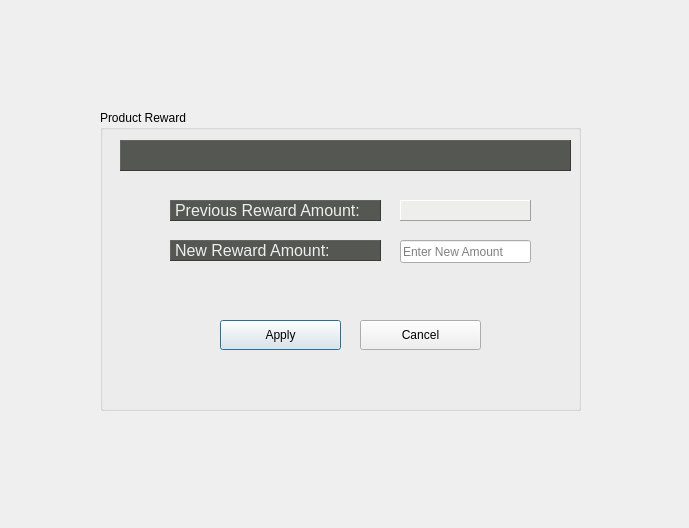
<?xml version="1.0" encoding="UTF-8"?>
<ui version="4.0">
 <class>ProductRewardEditor</class>
 <widget class="QDialog" name="ProductRewardEditor">
  <property name="geometry">
   <rect>
    <x>0</x>
    <y>0</y>
    <width>689</width>
    <height>528</height>
   </rect>
  </property>
  <property name="windowTitle">
   <string>Dialog</string>
  </property>
  <widget class="QGroupBox" name="groupBox">
   <property name="geometry">
    <rect>
     <x>100</x>
     <y>110</y>
     <width>481</width>
     <height>301</height>
    </rect>
   </property>
   <property name="title">
    <string>Product Reward</string>
   </property>
   <widget class="QLabel" name="lbl_first_name">
    <property name="geometry">
     <rect>
      <x>70</x>
      <y>90</y>
      <width>211</width>
      <height>21</height>
     </rect>
    </property>
    <property name="font">
     <font>
      <pointsize>12</pointsize>
     </font>
    </property>
    <property name="styleSheet">
     <string notr="true">background-color: rgb(85, 87, 83);
color: rgb(238, 238, 236);</string>
    </property>
    <property name="frameShape">
     <enum>QFrame::Panel</enum>
    </property>
    <property name="frameShadow">
     <enum>QFrame::Raised</enum>
    </property>
    <property name="text">
     <string>Previous Reward Amount:</string>
    </property>
   </widget>
   <widget class="QPushButton" name="btnApply">
    <property name="geometry">
     <rect>
      <x>120</x>
      <y>210</y>
      <width>121</width>
      <height>30</height>
     </rect>
    </property>
    <property name="text">
     <string>Apply</string>
    </property>
    <property name="icon">
     <iconset resource="resources.qrc">
      <normaloff>:/resources/icons/done.png</normaloff>:/resources/icons/done.png</iconset>
    </property>
    <property name="iconSize">
     <size>
      <width>24</width>
      <height>24</height>
     </size>
    </property>
   </widget>
   <widget class="QLabel" name="lblProductData">
    <property name="geometry">
     <rect>
      <x>20</x>
      <y>30</y>
      <width>451</width>
      <height>31</height>
     </rect>
    </property>
    <property name="font">
     <font>
      <pointsize>12</pointsize>
     </font>
    </property>
    <property name="styleSheet">
     <string notr="true">background-color: rgb(85, 87, 83);
color: rgb(238, 238, 236);</string>
    </property>
    <property name="frameShape">
     <enum>QFrame::Panel</enum>
    </property>
    <property name="frameShadow">
     <enum>QFrame::Raised</enum>
    </property>
    <property name="text">
     <string/>
    </property>
   </widget>
   <widget class="QLabel" name="lbl_first_name_3">
    <property name="geometry">
     <rect>
      <x>70</x>
      <y>130</y>
      <width>211</width>
      <height>21</height>
     </rect>
    </property>
    <property name="font">
     <font>
      <pointsize>12</pointsize>
     </font>
    </property>
    <property name="styleSheet">
     <string notr="true">background-color: rgb(85, 87, 83);
color: rgb(238, 238, 236);</string>
    </property>
    <property name="frameShape">
     <enum>QFrame::Panel</enum>
    </property>
    <property name="frameShadow">
     <enum>QFrame::Raised</enum>
    </property>
    <property name="text">
     <string>New Reward Amount:</string>
    </property>
   </widget>
   <widget class="QLabel" name="lblPriviousReward">
    <property name="geometry">
     <rect>
      <x>300</x>
      <y>90</y>
      <width>131</width>
      <height>21</height>
     </rect>
    </property>
    <property name="font">
     <font>
      <pointsize>12</pointsize>
     </font>
    </property>
    <property name="styleSheet">
     <string notr="true">background-color: rgb(238, 238, 236);
color: rgb(0, 0, 0);</string>
    </property>
    <property name="frameShape">
     <enum>QFrame::Panel</enum>
    </property>
    <property name="frameShadow">
     <enum>QFrame::Raised</enum>
    </property>
    <property name="text">
     <string/>
    </property>
   </widget>
   <widget class="QLineEdit" name="leNewReward">
    <property name="geometry">
     <rect>
      <x>300</x>
      <y>130</y>
      <width>131</width>
      <height>23</height>
     </rect>
    </property>
    <property name="placeholderText">
     <string>Enter New Amount</string>
    </property>
   </widget>
   <widget class="QPushButton" name="btnCancel">
    <property name="geometry">
     <rect>
      <x>260</x>
      <y>210</y>
      <width>121</width>
      <height>30</height>
     </rect>
    </property>
    <property name="text">
     <string>Cancel</string>
    </property>
    <property name="icon">
     <iconset resource="resources.qrc">
      <normaloff>:/resources/icons/signs (2).png</normaloff>:/resources/icons/signs (2).png</iconset>
    </property>
    <property name="iconSize">
     <size>
      <width>24</width>
      <height>24</height>
     </size>
    </property>
   </widget>
  </widget>
  <widget class="QLabel" name="label_2">
   <property name="geometry">
    <rect>
     <x>0</x>
     <y>0</y>
     <width>681</width>
     <height>531</height>
    </rect>
   </property>
   <property name="styleSheet">
    <string notr="true">border-image: url(:/resources/background/picklit.jpg);</string>
   </property>
   <property name="text">
    <string/>
   </property>
  </widget>
  <widget class="QLabel" name="label">
   <property name="geometry">
    <rect>
     <x>30</x>
     <y>20</y>
     <width>101</width>
     <height>101</height>
    </rect>
   </property>
   <property name="styleSheet">
    <string notr="true">border-image: url(:/resources/icons/Logo2.png);</string>
   </property>
   <property name="text">
    <string/>
   </property>
  </widget>
  <zorder>label_2</zorder>
  <zorder>groupBox</zorder>
  <zorder>label</zorder>
 </widget>
 <resources>
  <include location="resources.qrc"/>
 </resources>
 <connections/>
</ui>
